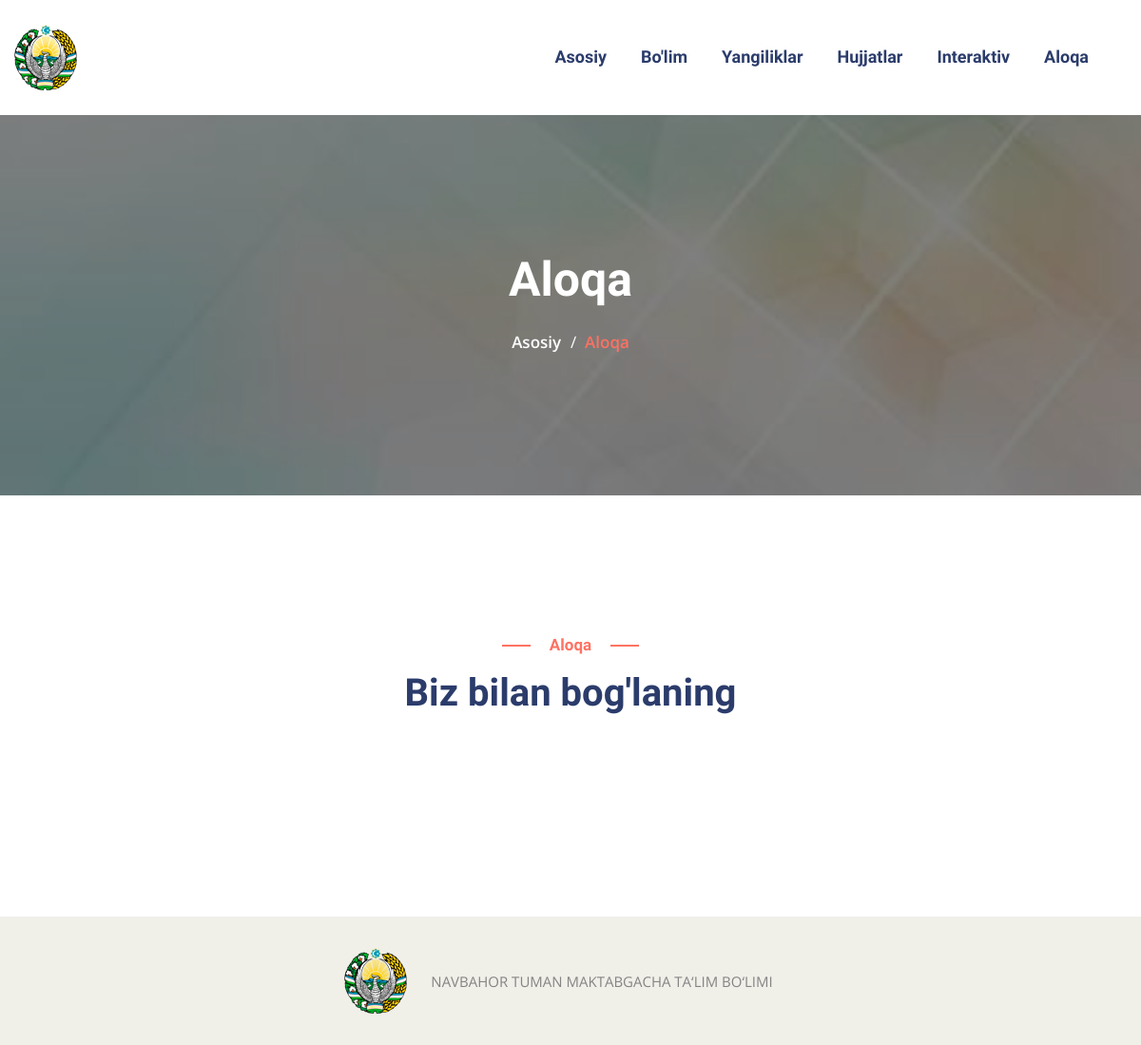
/aloqa/, run on an earlier commit of the app's database.
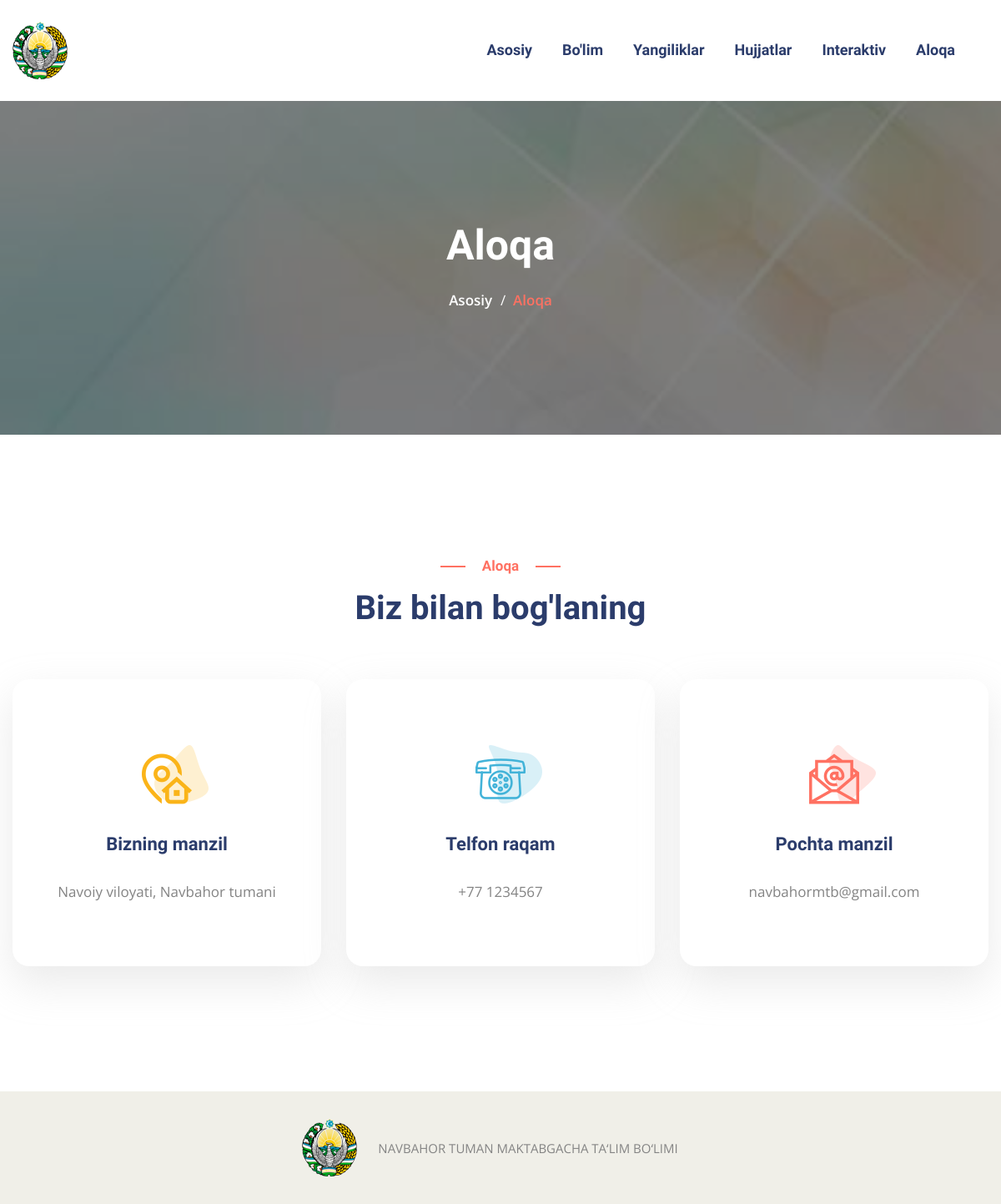
And on a later commit of the database.
### base/models.py (models this page shows)
class Aloqa(models.Model):
  manzil = models.CharField(max_length=500)
  tel = models.CharField(max_length=50)
  pochta = models.CharField(max_length=50)

### base/views.py (the view)
# urls.py: path("aloqa/", views.aloqa, name='aloqa'),
def aloqa(request):
  aloqa = Aloqa.objects.all()
  context = {'aloqa': aloqa}
  return render(request, 'pages/contact.html', context)

### templates/pages/contact.html (shortened to what this page needs)
{% extends "base.html" %}
{% block contact %}
{% load static %}
 <section class="page-title centred" style="background-image: url({% static 'images/background/page-title.jpg'%});">
    <div class="container">
        <div class="content-box">
            <h1>Aloqa</h1>
            <ul class="bread-crumb clearfix">
                <li><a href={% url 'home' %}>Asosiy</a></li>
                <li>Aloqa</li>
            </ul>
        </div>
    </div>
</section>
 <section class="contact-info-section sec-pad centred">
    <div class="container">
        <div class="sec-title">
            <h5>Aloqa</h5>
            <h1>Biz bilan bog'laning</h1>
        </div>
        <div class="row">
        {% for x in aloqa %}
            <div class="col-lg-4 col-md-6 col-sm-12 info-column">
                <div class="single-info-box wow fadeInUp" data-wow-delay="00ms" data-wow-duration="1500ms">
                    <div class="inner-box">
                        <div class="icon-box"><i class="flaticon-address"></i></div>
                        <h3>Bizning manzil</h3>
                        <div class="text">{{ x.manzil }}</div>
                    </div>
                </div>
            </div>
            <div class="col-lg-4 col-md-6 col-sm-12 info-column">
                <div class="single-info-box wow fadeInUp" data-wow-delay="300ms" data-wow-duration="1500ms">
                    <div class="inner-box">
                        <div class="icon-box"><i class="flaticon-vintage-hand-phone"></i></div>
                        <h3>Telfon raqam</h3>
                        <div class="text">
                            <a href="tel:(+55)654-545-5418">{{ x.tel }}</a><br />
                        </div>
                    </div>
                </div>
            </div>
            <div class="col-lg-4 col-md-6 col-sm-12 info-column">
                <div class="single-info-box wow fadeInUp" data-wow-delay="600ms" data-wow-duration="1500ms">
                    <div class="inner-box">
                        <div class="icon-box"><i class="flaticon-mail"></i></div>
                        <h3>Pochta manzil</h3>
                        <div class="text">
                            <a href="mailto:info@example.com">{{ x.pochta }}</a><br />
                        </div>
                    </div>
                </div>
            </div>
        {% endfor %}
        </div>
    </div>
</section>
{% endblock contact %}

What changed in the data, as far as the page shows it:
added Aloqa: manzil "Navoiy viloyati, Navbahor tumani", tel "+77 1234567", pochta "navbahormtb@gmail.com"
